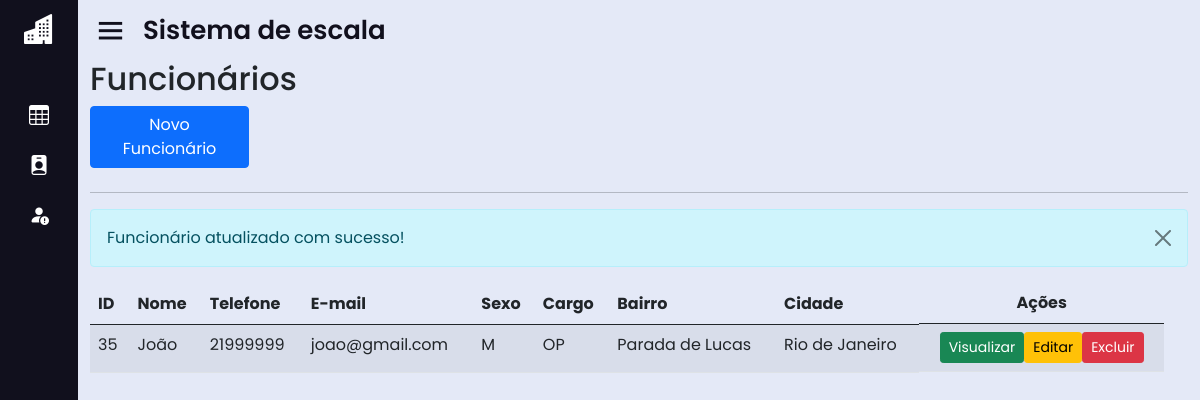
The app's page /home.php?page=lista_func&msg=2 (signed in), older data.
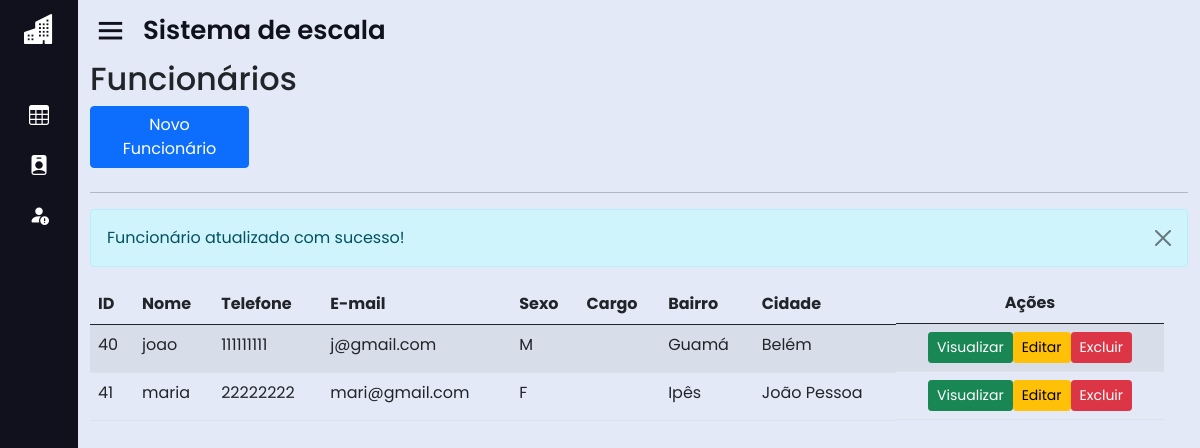
The same page, newer data.
### tables this page shows
CREATE TABLE IF NOT EXISTS `endereco` (
  `id_end` int(11) NOT NULL AUTO_INCREMENT,
  `rua_end` varchar(50) DEFAULT NULL,
  `compl_end` varchar(50) DEFAULT NULL,
  `cep_end` varchar(50) DEFAULT NULL,
  `bairro_end` varchar(50) DEFAULT NULL,
  `cidade_end` varchar(50) DEFAULT NULL,
  `estado_end` varchar(50) DEFAULT NULL,
  `id_func` int(11) DEFAULT NULL,
  PRIMARY KEY (`id_end`) USING BTREE,
  KEY `endereco_ibfk_1` (`id_func`) USING BTREE,
  CONSTRAINT `endereco_ibfk_1` FOREIGN KEY (`id_func`) REFERENCES `funcionario` (`id_func`) ON DELETE CASCADE ON UPDATE CASCADE
);

CREATE TABLE IF NOT EXISTS `funcionario` (
  `id_func` int(11) NOT NULL AUTO_INCREMENT,
  `nome_func` varchar(50) NOT NULL,
  `cargo_func` varchar(50) NOT NULL,
  `telefone_func` varchar(50) NOT NULL,
  `sexo_func` varchar(50) NOT NULL,
  `email_func` varchar(50) NOT NULL,
  `id_st` int(11) DEFAULT NULL,
  PRIMARY KEY (`id_func`) USING BTREE,
  KEY `FK_funcionario_setor` (`id_st`),
  CONSTRAINT `FK_funcionario_setor` FOREIGN KEY (`id_st`) REFERENCES `setor` (`id_st`) ON DELETE CASCADE ON UPDATE CASCADE
);

### sis/funcionario/lista_func.php (the view)
<div id="main" class="container-fluid">
	<div id="top" class="row">
		<div class="col-md-11">
			<h2>Funcionários</h2>
		</div>
		<div class="col-md-2">
			<a href="?page=fadd_func" class="btn btn-primary pull-left h2">Novo Funcionário</a>
		</div>
	</div>
	<hr/>
	<div> <?php include "mensagens.php"; ?> </div>
	<div id="list" class="row">
		<div class="table-responsive col-md-12">
			<?php
				$data = mysqli_query($con, "select * from funcionario, endereco where funcionario.id_func = endereco.id_func;");
				echo "<table class='table table-striped' cellspacing='0' cellpading='0'>";
				echo "<thead><tr>";
				echo "<td><strong>ID</strong></td>";
				echo "<td><strong>Nome</strong></td>";
				echo "<td><strong>Telefone</strong></td>";
				echo "<td><strong>E-mail</strong></td>";
				echo "<td><strong>Sexo</strong></td>";
				echo "<td><strong>Cargo</strong></td>";
				echo "<td><strong>Bairro</strong></td>";
				echo "<td><strong>Cidade</strong></td>";
				echo "<td class='actions d-flex justify-content-center'><strong>Ações</strong></td>";
				echo "</tr></thead><tbody>";
				while($info = mysqli_fetch_array($data)){
					echo "<tr>";
					echo "<td>".$info['id_func']."</td>";
					echo "<td>".$info['nome_func']."</td>";
					echo "<td>".$info['telefone_func']." </td>";
					echo "<td>".$info['email_func']." </td>";
					echo "<td>".$info['sexo_func']."</td>";
					echo "<td>".$info['cargo_func']."</td>";
					echo "<td>".$info['bairro_end']."</td>";
					echo "<td>".$info['cidade_end']."</td>";
					echo "<td class='actions btn-group-sm d-flex justify-content-center'>";
					echo "<a class='btn btn-success btn-xs' href=?page=view_func&id_func=".$info['id_func']."> Visualizar </a>";
					echo "<a class='btn btn-warning btn-xs' href=?page=fedita_func&id_func=".$info['id_func']."> Editar </a>";
					echo "<a href=?page=excluir_func&id_func=".$info['id_func']." class='btn btn-danger btn-xs'> Excluir </a></td>";
				}
				echo "</tr></tbody></table>";
			?>
		</div>
	</div>
</div>

### home.php (shortened to what this page needs)
<!DOCTYPE html>
<html lang="en" dir="ltr">
<head>
  <link rel="stylesheet" href="css/style.css">
  <link rel="stylesheet" href="https://cdnjs.cloudflare.com/ajax/libs/font-awesome/6.4.0/css/all.min.css" />
  <link href='https://unpkg.com/boxicons@2.0.7/css/boxicons.min.css' rel='stylesheet'>
  <link href="https://cdn.jsdelivr.net/npm/bootstrap@5.0.2/dist/css/bootstrap.min.css" rel="stylesheet">
  <link rel="stylesheet" href="https://cdn.jsdelivr.net/npm/bootstrap-icons@1.11.3/font/bootstrap-icons.min.css">
</head>
<body>
  <div class="sidebar close">
    <?php
      if (isset($_SESSION['UsuarioNivel'])) {
        switch($_SESSION['UsuarioNivel']){
          case 1: include "base/sidebar.php"; break;
        }
      }
    ?>
  </div>
  <section class="home-section">
    <div class="home-content">
      <i class='bx bx-menu'></i>
      <span class="text">Sistema de escala</span>
    </div>
    <?php
      include "base/ch_pages.php";
    ?>
  </section>
</body>
</html>

### base/sidebar.php (shortened to what this page needs)
    <div class="logo-details">
  <i class="bi bi-buildings-fill"></i>
</div>
<ul class="nav-links">
  <li>
    <a href="#">
      <i class="bi bi-table"></i>
    </a>
  </li>
  <li>
    <a href="?page=perfil_func">
      <i class="bi bi-person-badge-fill"></i>
    </a>
  </li>
  <li>
    <a href="?page=lista_sub">
    <i class="bi bi-person-fill-exclamation"></i>
    </a>
  </li>
</ul>

### base/ch_pages.php (shortened to what this page needs)
<?php
if (isset($_GET['page'])) {
    switch ($_GET['page']) {
        case 'lista_func':
            include "sis/funcionario/lista_func.php";
            break;
    }
}

### sis/funcionario/mensagens.php (shortened to what this page needs)
<?php
if(isset($_GET['msg'])){
	$msg = $_GET['msg'];
	switch($msg){
		case 2:
			echo '	<div class="alert alert-info alert-dismissible fade show" role="alert">
						Funcionário atualizado com sucesso!
						<button type="button" class="btn-close" data-bs-dismiss="alert" aria-label="Close"></button>
		  			</div>';
			break;
	}
}
?>

### css/style.css (style rules this page uses)
* { margin: 0; padding: 0; box-sizing: border-box; font-family: 'Poppins', sans-serif; }
.row { width: 100%; }
.sidebar { position: fixed; top: 0; left: 0; height: 100%; width: 260px; background: #11101d; z-index: 100; transition: all 0.5s ease; }
.sidebar.close { width: 78px; }
.sidebar .logo-details { height: 60px; width: 100%; display: flex; align-items: center; }
.sidebar .logo-details i { font-size: 30px; color: #fff; height: 50px; min-width: 78px; text-align: center; line-height: 50px; }
.sidebar .nav-links { height: 100%; padding: 30px 0 150px 0; overflow: auto; }
.sidebar.close .nav-links { overflow: visible; }
.sidebar .nav-links li { position: relative; list-style: none; transition: all 0.4s ease; }
.sidebar .nav-links li i { height: 50px; min-width: 78px; text-align: center; line-height: 50px; color: #fff; font-size: 20px; cursor: pointer; transition: all 0.3s ease; }
.sidebar .nav-links li a { display: flex; align-items: center; text-decoration: none; }
.home-section { position: relative; background: #E4E9F7; height: 100vh; left: 260px; width: calc(100% - 260px); transition: all 0.5s ease; }
.sidebar.close ~ .home-section { left: 78px; width: calc(100% - 78px); }
.home-section .home-content { height: 60px; display: flex; align-items: center; }
.home-section .home-content .bx-menu, .home-section .home-content .text { color: #11101d; font-size: 35px; }
.home-section .home-content .bx-menu { margin: 0 15px; cursor: pointer; }
.home-section .home-content .text { font-size: 26px; font-weight: 600; }

Row changes from the older to the newer data that the page shows:
removed endereco: id_func "35", id_func.nome_func "João", id_func.telefone_func "21999999", id_func.email_func "joao@gmail.com", id_func.sexo_func "M", id_func.cargo_func "OP", bairro_end "Parada de Lucas", cidade_end "Rio de Janeiro"
added endereco: id_func "40", id_func.nome_func "joao", id_func.telefone_func "111111111", id_func.email_func "j@gmail.com", id_func.sexo_func "M", bairro_end "Guamá", cidade_end "Belém"
added endereco: id_func "41", id_func.nome_func "maria", id_func.telefone_func "22222222", id_func.email_func "mari@gmail.com", id_func.sexo_func "F", bairro_end "Ipês", cidade_end "João Pessoa"
